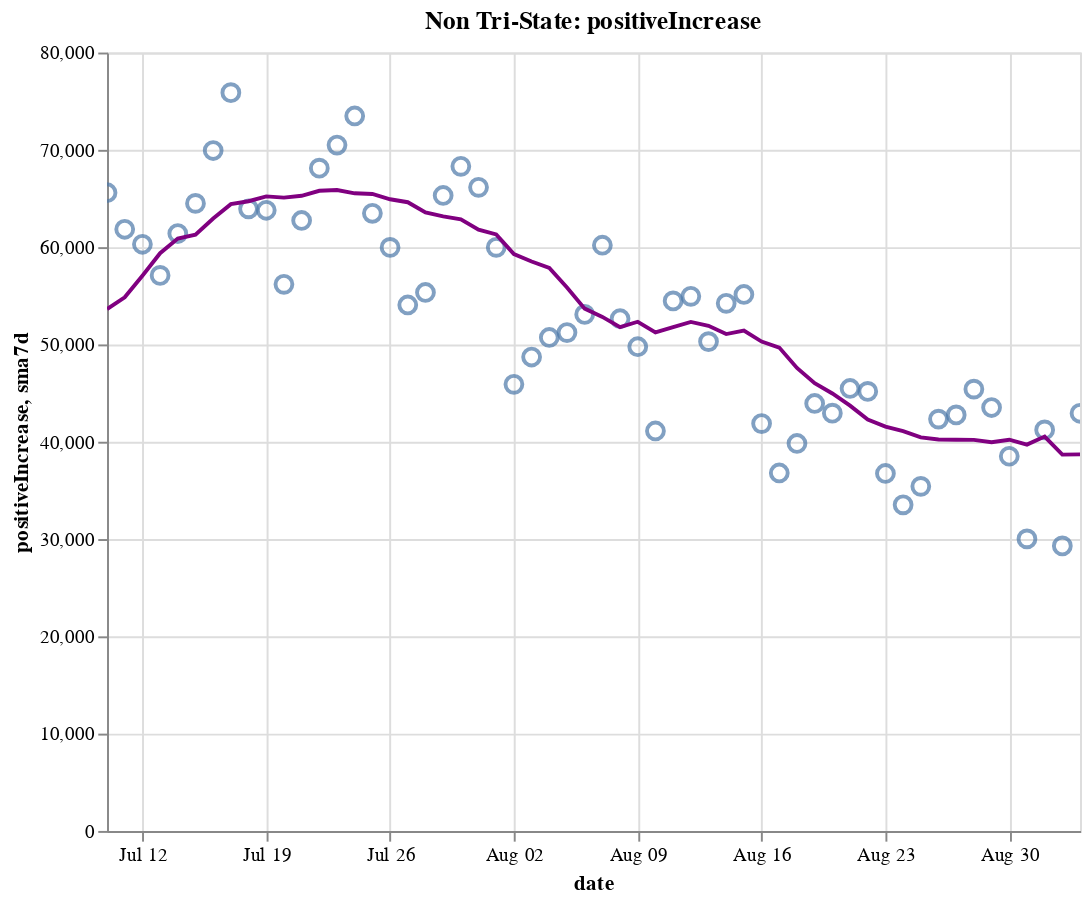

Notebook code cell kept with this figure:
### Code cell
create_plot(non_tristate, 'positiveIncrease')

### Figure 1 — Vega-Lite specification as saved in the notebook (floating-point values rounded to 4 significant figures)
{"config": {"view": {"continuousWidth": 400, "continuousHeight": 300}}, "layer": [{"layer": [{"mark": {"type": "point", "size": 75}, "encoding": {"tooltip": [{"type": "temporal", "field": "date"}, {"type": "quantitative", "field": "positiveIncrease"}, {"type": "quantitative", "field": "sma7d"}], "x": {"type": "temporal", "field": "date"}, "y": {"type": "quantitative", "field": "positiveIncrease"}}, "selection": {"selector014": {"type": "interval", "bind": "scales", "encodings": ["x", "y"]}}}, {"mark": {"type": "line", "color": "purple"}, "encoding": {"x": {"type": "temporal", "field": "date"}, "y": {"type": "quantitative", "field": "sma7d"}}}]}, {"mark": {"type": "rule", "color": "#aaa"}, "encoding": {"x": {"type": "temporal", "field": "date"}}, "transform": [{"filter": {"selection": "selector013"}}]}, {"mark": "circle", "encoding": {"opacity": {"condition": {"value": 1, "selection": "selector013"}, "value": 0}, "tooltip": [{"type": "temporal", "field": "date"}, {"type": "quantitative", "field": "positiveIncrease"}, {"type": "quantitative", "field": "sma7d"}], "x": {"type": "temporal", "field": "date"}, "y": {"type": "quantitative", "field": "positiveIncrease"}}, "selection": {"selector013": {"type": "single", "encodings": ["x"], "on": "mouseover", "nearest": true, "empty": "none"}}}, {"mark": {"type": "text", "align": "left", "dx": 5, "dy": -5, "stroke": "white", "strokeWidth": 2}, "encoding": {"text": {"type": "quantitative", "field": "positiveIncrease"}, "tooltip": [{"type": "temporal", "field": "date"}, {"type": "quantitative", "field": "positiveIncrease"}, {"type": "quantitative", "field": "sma7d"}], "x": {"type": "temporal", "field": "date"}, "y": {"type": "quantitative", "field": "positiveIncrease"}}, "transform": [{"filter": {"selection": "selector013"}}]}, {"mark": {"type": "text", "align": "left", "dx": 5, "dy": -5}, "encoding": {"text": {"type": "quantitative", "field": "positiveIncrease"}, "tooltip": [{"type": "temporal", "field": "date"}, {"type": "quantitative", "field": "positiveIncrease"}, {"type": "quantitative", "field": "sma7d"}], "x": {"type": "temporal", "field": "date"}, "y": {"type": "quantitative", "field": "positiveIncrease"}}, "transform": [{"filter": {"selection": "selector013"}}]}], "data": {"name": "data-f89dfed810d833817b38b8f5a87ed42f"}, "height": 400, "title": "Non Tri-State: positiveIncrease", "width": 500, "$schema": "https://vega.github.io/schema/vega-lite/v4.8.1.json", "datasets": {"data-f89dfed810d833817b38b8f5a87ed42f": [{"date": "2020-07-10T00:00:00", "totalTestResultsIncrease": 717600.0, "positiveIncrease": 65590.0, "death": 81650.0, "deathIncrease": 814.0, "positiveRate": 0.091, "state": "Non Tri-State", "sma7d": 53630.0}, {"date": "2020-07-11T00:00:00", "totalTestResultsIncrease": 600600.0, "positiveIncrease": 61840.0, "death": 82350.0, "deathIncrease": 705.0, "positiveRate": 0.103, "state": "Non Tri-State", "sma7d": 54840.0}, {"date": "2020-07-12T00:00:00", "totalTestResultsIncrease": 651700.0, "positiveIncrease": 60300.0, "death": 82810.0, "deathIncrease": 455.0, "positiveRate": 0.093, "state": "Non Tri-State", "sma7d": 57070.0}, {"date": "2020-07-13T00:00:00", "totalTestResultsIncrease": 622800.0, "positiveIncrease": 57090.0, "death": 83080.0, "deathIncrease": 275.0, "positiveRate": 0.092, "state": "Non Tri-State", "sma7d": 59380.0}, {"date": "2020-07-14T00:00:00", "totalTestResultsIncrease": 677000.0, "positiveIncrease": 61400.0, "death": 83790.0, "deathIncrease": 708.0, "positiveRate": 0.091, "state": "Non Tri-State", "sma7d": 60890.0}, {"date": "2020-07-15T00:00:00", "totalTestResultsIncrease": 677000.0, "positiveIncrease": 64500.0, "death": 84610.0, "deathIncrease": 816.0, "positiveRate": 0.095, "state": "Non Tri-State", "sma7d": 61280.0}, {"date": "2020-07-16T00:00:00", "totalTestResultsIncrease": 727800.0, "positiveIncrease": 69930.0, "death": 85500.0, "deathIncrease": 896.0, "positiveRate": 0.096, "state": "Non Tri-State", "sma7d": 62950.0}, {"date": "2020-07-17T00:00:00", "totalTestResultsIncrease": 752000.0, "positiveIncrease": 75880.0, "death": 86420.0, "deathIncrease": 915.0, "positiveRate": 0.101, "state": "Non Tri-State", "sma7d": 64420.0}, {"date": "2020-07-18T00:00:00", "totalTestResultsIncrease": 681400.0, "positiveIncrease": 63930.0, "death": 87260.0, "deathIncrease": 846.0, "positiveRate": 0.094, "state": "Non Tri-State", "sma7d": 64720.0}, {"date": "2020-07-19T00:00:00", "totalTestResultsIncrease": 703600.0, "positiveIncrease": 63790.0, "death": 87770.0, "deathIncrease": 506.0, "positiveRate": 0.091, "state": "Non Tri-State", "sma7d": 65220.0}, {"date": "2020-07-20T00:00:00", "totalTestResultsIncrease": 645700.0, "positiveIncrease": 56180.0, "death": 88110.0, "deathIncrease": 335.0, "positiveRate": 0.087, "state": "Non Tri-State", "sma7d": 65090.0}, {"date": "2020-07-21T00:00:00", "totalTestResultsIncrease": 673600.0, "positiveIncrease": 62740.0, "death": 89120.0, "deathIncrease": 1014.0, "positiveRate": 0.093, "state": "Non Tri-State", "sma7d": 65280.0}, {"date": "2020-07-22T00:00:00", "totalTestResultsIncrease": 699400.0, "positiveIncrease": 68110.0, "death": 90260.0, "deathIncrease": 1137.0, "positiveRate": 0.097, "state": "Non Tri-State", "sma7d": 65790.0}, {"date": "2020-07-23T00:00:00", "totalTestResultsIncrease": 744000.0, "positiveIncrease": 70490.0, "death": 91270.0, "deathIncrease": 1015.0, "positiveRate": 0.095, "state": "Non Tri-State", "sma7d": 65870.0}, {"date": "2020-07-24T00:00:00", "totalTestResultsIncrease": 803900.0, "positiveIncrease": 73480.0, "death": 92400.0, "deathIncrease": 1129.0, "positiveRate": 0.091, "state": "Non Tri-State", "sma7d": 65530.0}, {"date": "2020-07-25T00:00:00", "totalTestResultsIncrease": 719000.0, "positiveIncrease": 63480.0, "death": 93400.0, "deathIncrease": 999.0, "positiveRate": 0.088, "state": "Non Tri-State", "sma7d": 65470.0}, {"date": "2020-07-26T00:00:00", "totalTestResultsIncrease": 732400.0, "positiveIncrease": 59970.0, "death": 93940.0, "deathIncrease": 544.0, "positiveRate": 0.082, "state": "Non Tri-State", "sma7d": 64920.0}, {"date": "2020-07-27T00:00:00", "totalTestResultsIncrease": 642900.0, "positiveIncrease": 54060.0, "death": 94970.0, "deathIncrease": 1026.0, "positiveRate": 0.084, "state": "Non Tri-State", "sma7d": 64620.0}, {"date": "2020-07-28T00:00:00", "totalTestResultsIncrease": 672600.0, "positiveIncrease": 55340.0, "death": 96060.0, "deathIncrease": 1086.0, "positiveRate": 0.082, "state": "Non Tri-State", "sma7d": 63560.0}, {"date": "2020-07-29T00:00:00", "totalTestResultsIncrease": 730700.0, "positiveIncrease": 65310.0, "death": 97520.0, "deathIncrease": 1466.0, "positiveRate": 0.089, "state": "Non Tri-State", "sma7d": 63160.0}, {"date": "2020-07-30T00:00:00", "totalTestResultsIncrease": 711300.0, "positiveIncrease": 68310.0, "death": 98750.0, "deathIncrease": 1229.0, "positiveRate": 0.096, "state": "Non Tri-State", "sma7d": 62850.0}, {"date": "2020-07-31T00:00:00", "totalTestResultsIncrease": 611000.0, "positiveIncrease": 66150.0, "death": 100000.0, "deathIncrease": 1295.0, "positiveRate": 0.108, "state": "Non Tri-State", "sma7d": 61800.0}, {"date": "2020-08-01T00:00:00", "totalTestResultsIncrease": 662600.0, "positiveIncrease": 59980.0, "death": 101200.0, "deathIncrease": 1164.0, "positiveRate": 0.091, "state": "Non Tri-State", "sma7d": 61300.0}, {"date": "2020-08-02T00:00:00", "totalTestResultsIncrease": 591300.0, "positiveIncrease": 45900.0, "death": 101700.0, "deathIncrease": 486.0, "positiveRate": 0.078, "state": "Non Tri-State", "sma7d": 59290.0}, {"date": "2020-08-03T00:00:00", "totalTestResultsIncrease": 639400.0, "positiveIncrease": 48710.0, "death": 102200.0, "deathIncrease": 502.0, "positiveRate": 0.076, "state": "Non Tri-State", "sma7d": 58530.0}, {"date": "2020-08-04T00:00:00", "totalTestResultsIncrease": 638600.0, "positiveIncrease": 50720.0, "death": 103400.0, "deathIncrease": 1241.0, "positiveRate": 0.079, "state": "Non Tri-State", "sma7d": 57870.0}, {"date": "2020-08-05T00:00:00", "totalTestResultsIncrease": 593000.0, "positiveIncrease": 51220.0, "death": 104800.0, "deathIncrease": 1335.0, "positiveRate": 0.086, "state": "Non Tri-State", "sma7d": 55850.0}, {"date": "2020-08-06T00:00:00", "totalTestResultsIncrease": 642000.0, "positiveIncrease": 53090.0, "death": 106000.0, "deathIncrease": 1238.0, "positiveRate": 0.083, "state": "Non Tri-State", "sma7d": 53680.0}, {"date": "2020-08-07T00:00:00", "totalTestResultsIncrease": 685100.0, "positiveIncrease": 60200.0, "death": 107300.0, "deathIncrease": 1313.0, "positiveRate": 0.088, "state": "Non Tri-State", "sma7d": 52830.0}, {"date": "2020-08-08T00:00:00", "totalTestResultsIncrease": 608500.0, "positiveIncrease": 52640.0, "death": 108400.0, "deathIncrease": 1075.0, "positiveRate": 0.087, "state": "Non Tri-State", "sma7d": 51780.0}, {"date": "2020-08-09T00:00:00", "totalTestResultsIncrease": 609200.0, "positiveIncrease": 49760.0, "death": 109000.0, "deathIncrease": 604.0, "positiveRate": 0.082, "state": "Non Tri-State", "sma7d": 52330.0}, {"date": "2020-08-10T00:00:00", "totalTestResultsIncrease": 626400.0, "positiveIncrease": 41110.0, "death": 109400.0, "deathIncrease": 417.0, "positiveRate": 0.066, "state": "Non Tri-State", "sma7d": 51250.0}, {"date": "2020-08-11T00:00:00", "totalTestResultsIncrease": 648300.0, "positiveIncrease": 54470.0, "death": 110700.0, "deathIncrease": 1307.0, "positiveRate": 0.084, "state": "Non Tri-State", "sma7d": 51780.0}, {"date": "2020-08-12T00:00:00", "totalTestResultsIncrease": 378700.0, "positiveIncrease": 54950.0, "death": 112200.0, "deathIncrease": 1495.0, "positiveRate": 0.145, "state": "Non Tri-State", "sma7d": 52320.0}, {"date": "2020-08-13T00:00:00", "totalTestResultsIncrease": 776600.0, "positiveIncrease": 50290.0, "death": 113400.0, "deathIncrease": 1145.0, "positiveRate": 0.065, "state": "Non Tri-State", "sma7d": 51920.0}, {"date": "2020-08-14T00:00:00", "totalTestResultsIncrease": 740400.0, "positiveIncrease": 54220.0, "death": 114600.0, "deathIncrease": 1199.0, "positiveRate": 0.073, "state": "Non Tri-State", "sma7d": 51060.0}, {"date": "2020-08-15T00:00:00", "totalTestResultsIncrease": 636500.0, "positiveIncrease": 55140.0, "death": 115800.0, "deathIncrease": 1200.0, "positiveRate": 0.087, "state": "Non Tri-State", "sma7d": 51420.0}, {"date": "2020-08-16T00:00:00", "totalTestResultsIncrease": 683900.0, "positiveIncrease": 41870.0, "death": 116400.0, "deathIncrease": 611.0, "positiveRate": 0.061, "state": "Non Tri-State", "sma7d": 50290.0}, {"date": "2020-08-17T00:00:00", "totalTestResultsIncrease": 548000.0, "positiveIncrease": 36790.0, "death": 116800.0, "deathIncrease": 394.0, "positiveRate": 0.067, "state": "Non Tri-State", "sma7d": 49680.0}, {"date": "2020-08-18T00:00:00", "totalTestResultsIncrease": 564300.0, "positiveIncrease": 39820.0, "death": 118000.0, "deathIncrease": 1178.0, "positiveRate": 0.071, "state": "Non Tri-State", "sma7d": 47580.0}, {"date": "2020-08-19T00:00:00", "totalTestResultsIncrease": 558900.0, "positiveIncrease": 43930.0, "death": 119400.0, "deathIncrease": 1402.0, "positiveRate": 0.079, "state": "Non Tri-State", "sma7d": 46010.0}, {"date": "2020-08-20T00:00:00", "totalTestResultsIncrease": 582400.0, "positiveIncrease": 42940.0, "death": 120500.0, "deathIncrease": 1122.0, "positiveRate": 0.074, "state": "Non Tri-State", "sma7d": 44960.0}, {"date": "2020-08-21T00:00:00", "totalTestResultsIncrease": 622200.0, "positiveIncrease": 45480.0, "death": 121600.0, "deathIncrease": 1109.0, "positiveRate": 0.073, "state": "Non Tri-State", "sma7d": 43710.0}, {"date": "2020-08-22T00:00:00", "totalTestResultsIncrease": 645900.0, "positiveIncrease": 45170.0, "death": 122600.0, "deathIncrease": 1023.0, "positiveRate": 0.07, "state": "Non Tri-State", "sma7d": 42290.0}, {"date": "2020-08-23T00:00:00", "totalTestResultsIncrease": 555200.0, "positiveIncrease": 36740.0, "death": 123200.0, "deathIncrease": 563.0, "positiveRate": 0.066, "state": "Non Tri-State", "sma7d": 41550.0}, {"date": "2020-08-24T00:00:00", "totalTestResultsIncrease": 547000.0, "positiveIncrease": 33520.0, "death": 123500.0, "deathIncrease": 333.0, "positiveRate": 0.061, "state": "Non Tri-State", "sma7d": 41080.0}, {"date": "2020-08-25T00:00:00", "totalTestResultsIncrease": 552300.0, "positiveIncrease": 35410.0, "death": 124600.0, "deathIncrease": 1138.0, "positiveRate": 0.064, "state": "Non Tri-State", "sma7d": 40460.0}, {"date": "2020-08-26T00:00:00", "totalTestResultsIncrease": 544800.0, "positiveIncrease": 42320.0, "death": 125900.0, "deathIncrease": 1280.0, "positiveRate": 0.078, "state": "Non Tri-State", "sma7d": 40230.0}, {"date": "2020-08-27T00:00:00", "totalTestResultsIncrease": 625700.0, "positiveIncrease": 42760.0, "death": 127000.0, "deathIncrease": 1116.0, "positiveRate": 0.068, "state": "Non Tri-State", "sma7d": 40200.0}, {"date": "2020-08-28T00:00:00", "totalTestResultsIncrease": 671000.0, "positiveIncrease": 45410.0, "death": 128000.0, "deathIncrease": 1011.0, "positiveRate": 0.068, "state": "Non Tri-State", "sma7d": 40190.0}, {"date": "2020-08-29T00:00:00", "totalTestResultsIncrease": 623200.0, "positiveIncrease": 43520.0, "death": 129100.0, "deathIncrease": 1005.0, "positiveRate": 0.07, "state": "Non Tri-State", "sma7d": 39950.0}, {"date": "2020-08-30T00:00:00", "totalTestResultsIncrease": 617900.0, "positiveIncrease": 38510.0, "death": 129500.0, "deathIncrease": 463.0, "positiveRate": 0.062, "state": "Non Tri-State", "sma7d": 40210.0}, {"date": "2020-08-31T00:00:00", "totalTestResultsIncrease": 552200.0, "positiveIncrease": 30020.0, "death": 129900.0, "deathIncrease": 357.0, "positiveRate": 0.054, "state": "Non Tri-State", "sma7d": 39710.0}, {"date": "2020-09-01T00:00:00", "totalTestResultsIncrease": 606900.0, "positiveIncrease": 41210.0, "death": 130900.0, "deathIncrease": 1018.0, "positiveRate": 0.068, "state": "Non Tri-State", "sma7d": 40530.0}, {"date": "2020-09-02T00:00:00", "totalTestResultsIncrease": 506100.0, "positiveIncrease": 29290.0, "death": 131900.0, "deathIncrease": 1015.0, "positiveRate": 0.058, "state": "Non Tri-State", "sma7d": 38670.0}, {"date": "2020-09-03T00:00:00", "totalTestResultsIncrease": 603200.0, "positiveIncrease": 42930.0, "death": 133000.0, "deathIncrease": 1055.0, "positiveRate": 0.071, "state": "Non Tri-State", "sma7d": 38700.0}]}}
